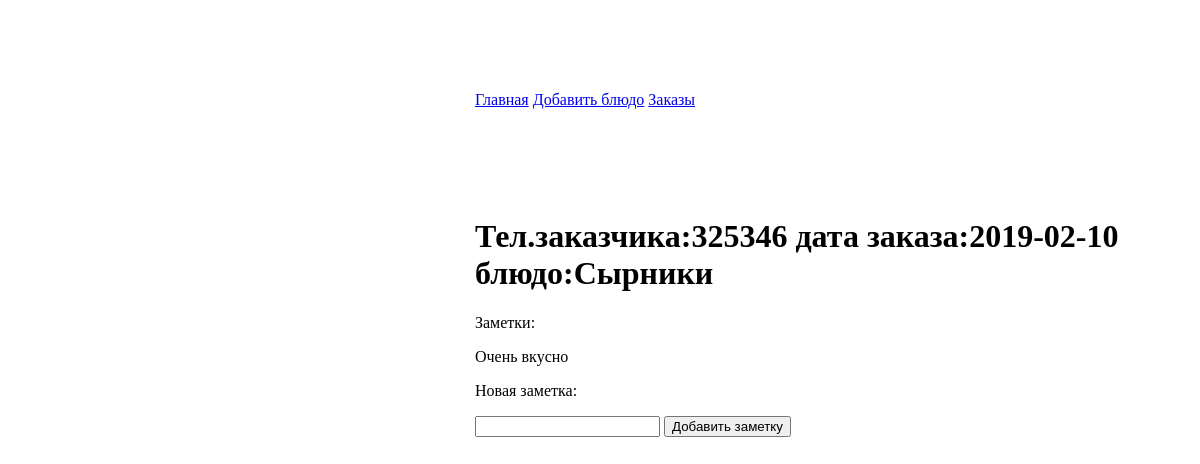
The app's page /notes/order6/add_note with its own data.
### coocking_book/models.py (models this page shows, shortened)
class Order(models.Model):
    dish = models.ForeignKey(
        Dish, on_delete=models.CASCADE, related_name='order_dish', null=True)
    contact = models.CharField(max_length=120, null=True)
    ingredients = models.ManyToManyField(
        IngredientInOrder, related_name='orders')
    order_date = models.DateField(auto_now_add=True, null=True)
    note = GenericRelation(NotesItem)
    def __str__(self):
        return 'Тел.заказчика:{0} дата заказа:{1} блюдо:{2}'.format(self.contact, self.order_date, self.dish)

class Dish(models.Model):
    title = models.CharField(max_length=120, unique=True)
    description = models.TextField(blank=True, null=True)
    ingredient = models.ManyToManyField(Ingredient, related_name='dishes')
    note = GenericRelation(NotesItem)
    def __str__(self):
        return self.title

### notes/models.py (models this page shows)
class Note(models.Model):
	content = models.CharField(max_length = 120)

### notes/views.py (the view, shortened to what this page needs)
# urls.py: path('order<int:order_id>/add_note',AddNoteToOrderView.as_view(), name='add_notes_to_order'),
class AddNoteToOrderView(View):
    template_name = 'add_note.html'
    def get(self, request, *args, **kwargs):
        model = Order.objects.get(id=self.kwargs['order_id'])
        content_type = ContentType.objects.get_by_natural_key(
            app_label='coocking_book', model='order')
        notes = Note.objects.filter(
            note_item__content_type=content_type, note_item__object_id=self.kwargs['order_id'])
        context = {"notes": notes, 'model': model}
        return render(request, self.template_name, context)

### notes/templates/add_note.html (shortened to what this page needs)
{% extends "base.html" %}
{%block content%}
<h1>{{model}}</h1>
<p>Заметки:</p>
{%for note in notes%}
<p>{{note.content}}</p>
{%endfor%}
<form action="" method='POST'>
	<p>Новая заметка:</p>
	<input type="text" name="add_note">
	<button type='submit'>Добавить заметку</button>
</form>
{%endblock%}

### records on screen
Order: contact+order_date+dish "Тел.заказчика:325346 дата заказа:2019-02-10 блюдо:Сырники"
Note: content "Очень вкусно"
